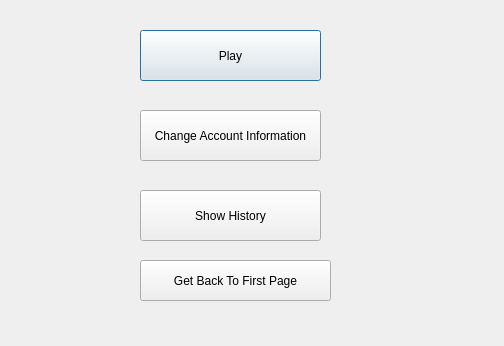
<?xml version="1.0" encoding="UTF-8"?>
<ui version="4.0">
 <class>PlantsMenu</class>
 <widget class="QDialog" name="PlantsMenu">
  <property name="geometry">
   <rect>
    <x>0</x>
    <y>0</y>
    <width>504</width>
    <height>346</height>
   </rect>
  </property>
  <property name="windowTitle">
   <string>Dialog</string>
  </property>
  <widget class="QPushButton" name="pushButton">
   <property name="geometry">
    <rect>
     <x>140</x>
     <y>30</y>
     <width>181</width>
     <height>51</height>
    </rect>
   </property>
   <property name="text">
    <string>Play</string>
   </property>
  </widget>
  <widget class="QPushButton" name="pushButton_2">
   <property name="geometry">
    <rect>
     <x>140</x>
     <y>110</y>
     <width>181</width>
     <height>51</height>
    </rect>
   </property>
   <property name="text">
    <string>Change Account Information</string>
   </property>
  </widget>
  <widget class="QPushButton" name="pushButton_3">
   <property name="geometry">
    <rect>
     <x>140</x>
     <y>190</y>
     <width>181</width>
     <height>51</height>
    </rect>
   </property>
   <property name="text">
    <string>Show History</string>
   </property>
  </widget>
  <widget class="QPushButton" name="pushButton_4">
   <property name="geometry">
    <rect>
     <x>140</x>
     <y>260</y>
     <width>191</width>
     <height>41</height>
    </rect>
   </property>
   <property name="text">
    <string>Get Back To First Page</string>
   </property>
  </widget>
 </widget>
 <resources/>
 <connections/>
</ui>
